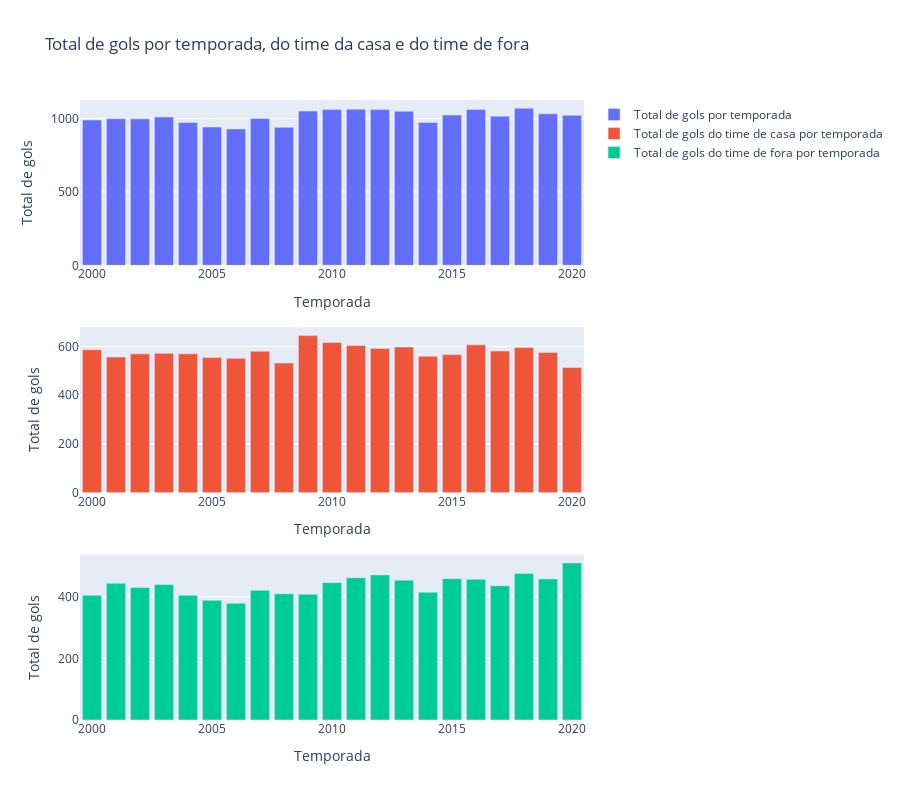

Source (notebook cell):
### Code cell
fig=make_subplots(rows=3,cols=1)
fig.add_trace(go.Bar(x=list(range(2000,2021)),y=df_grouped_season_total_gols['total_gols'],name='Total de gols por temporada'),row=1,col=1)
fig.add_trace(go.Bar(x=list(range(2000,2021)),y=df_grouped_season_total_gols['FTHG'],name='Total de gols do time de casa por temporada'),row=2,col=1)
fig.add_trace(go.Bar(x=list(range(2000,2021)),y=df_grouped_season_total_gols['FTAG'],name='Total de gols do time de fora por temporada'),row=3,col=1)
fig.update_layout(height=800,xaxis1=dict(title='Temporada'),xaxis2=dict(title='Temporada'),xaxis3=dict(title='Temporada'),
yaxis1=dict(title='Total de gols'),yaxis2=dict(title='Total de gols'),yaxis3=dict(title='Total de gols'),title='Total de gols por temporada, do time da casa e do time de fora')
fig.show()

### Figure 1 — Plotly figure (JSON) as saved in the notebook; plotly's stock layout.template omitted (floating-point values rounded to 4 significant figures)
{"data": [{"name": "Total de gols por temporada", "type": "bar", "x": [2000, 2001, 2002, 2003, 2004, 2005, 2006, 2007, 2008, 2009, 2010, 2011, 2012, 2013, 2014, 2015, 2016, 2017, 2018, 2019, 2020], "xaxis": "x", "y": [992, 1001, 1000, 1012, 975, 944, 931, 1002, 942, 1053, 1063, 1066, 1063, 1052, 975, 1026, 1064, 1018, 1072, 1034, 1024], "yaxis": "y"}, {"name": "Total de gols do time de casa por temporada", "type": "bar", "x": [2000, 2001, 2002, 2003, 2004, 2005, 2006, 2007, 2008, 2009, 2010, 2011, 2012, 2013, 2014, 2015, 2016, 2017, 2018, 2019, 2020], "xaxis": "x2", "y": [587, 557, 570, 572, 570, 555, 552, 581, 532, 645, 617, 604, 592, 598, 560, 567, 607, 582, 596, 576, 514], "yaxis": "y2"}, {"name": "Total de gols do time de fora por temporada", "type": "bar", "x": [2000, 2001, 2002, 2003, 2004, 2005, 2006, 2007, 2008, 2009, 2010, 2011, 2012, 2013, 2014, 2015, 2016, 2017, 2018, 2019, 2020], "xaxis": "x3", "y": [405, 444, 430, 440, 405, 389, 379, 421, 410, 408, 446, 462, 471, 454, 415, 459, 457, 436, 476, 458, 510], "yaxis": "y3"}], "layout": {"height": 800, "title": {"text": "Total de gols por temporada, do time da casa e do time de fora"}, "xaxis": {"anchor": "y", "domain": [0, 1], "title": {"text": "Temporada"}}, "xaxis2": {"anchor": "y2", "domain": [0, 1], "title": {"text": "Temporada"}}, "xaxis3": {"anchor": "y3", "domain": [0, 1], "title": {"text": "Temporada"}}, "yaxis": {"anchor": "x", "domain": [0.7333, 1], "title": {"text": "Total de gols"}}, "yaxis2": {"anchor": "x2", "domain": [0.3667, 0.6333], "title": {"text": "Total de gols"}}, "yaxis3": {"anchor": "x3", "domain": [0, 0.2667], "title": {"text": "Total de gols"}}}}
